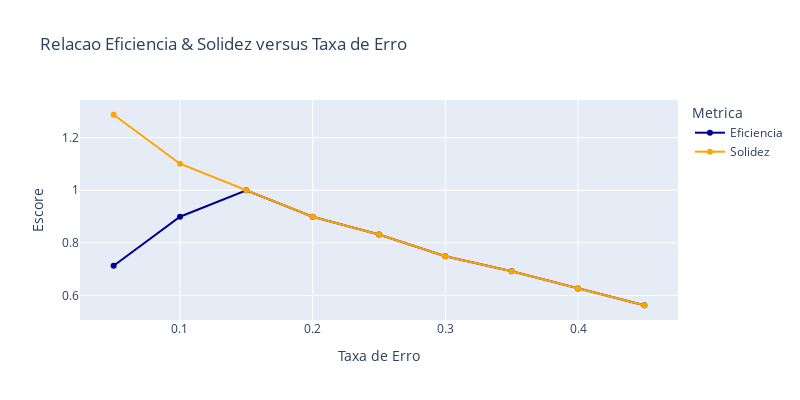

The notebook cell this image was saved under:
### Code cell
plot_onec_avgc(clf, X_calib, "png")

### Figure 1 — Plotly figure (JSON) as saved in the notebook; plotly's stock layout.template omitted (floating-point values rounded to 4 significant figures)
{"data": [{"hovertemplate": "%{y}", "legendgroup": "efficiency", "line": {"color": "darkblue", "dash": "solid"}, "marker": {"symbol": "circle"}, "mode": "lines+markers", "name": "Eficiencia", "orientation": "v", "showlegend": true, "type": "scatter", "x": [0.45, 0.4, 0.35, 0.3, 0.25, 0.2, 0.15, 0.1, 0.05], "xaxis": "x", "y": [0.5625, 0.626, 0.6915, 0.749, 0.8318, 0.8992, 1, 0.8992, 0.713], "yaxis": "y"}, {"hovertemplate": "%{y}", "legendgroup": "validity", "line": {"color": "orange", "dash": "solid"}, "marker": {"symbol": "circle"}, "mode": "lines+markers", "name": "Solidez", "orientation": "v", "showlegend": true, "type": "scatter", "x": [0.45, 0.4, 0.35, 0.3, 0.25, 0.2, 0.15, 0.1, 0.05], "xaxis": "x", "y": [0.5625, 0.626, 0.6915, 0.749, 0.8318, 0.8992, 1, 1.101, 1.287], "yaxis": "y"}], "layout": {"height": 400, "hovermode": "x", "legend": {"title": {"text": "Metrica"}, "tracegroupgap": 0}, "title": {"text": "Relacao Eficiencia & Solidez versus Taxa de Erro"}, "width": 800, "xaxis": {"anchor": "y", "domain": [0, 1], "title": {"text": "Taxa de Erro"}}, "yaxis": {"anchor": "x", "domain": [0, 1], "title": {"text": "Escore"}}}}
